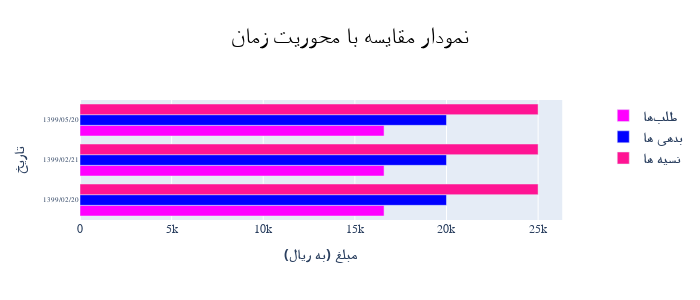

The notebook cell this image was saved under:
### Code cell
import plotly.graph_objs as go
from plotly.subplots import make_subplots
import pandas as pd
# px.line()


# return dates,values1,values2
def bar_line_title(labels):
    return f"نمودار مقایسه بین {labels[0]} و {labels[1]}"

def dict_fillna_ncolumns(data):
    df=pd.DataFrame(data)
    df.sort_index(inplace=True)
    df.fillna(method='ffill',inplace=True)
    df.fillna(method='bfill',inplace=True)
    if df.isna().sum().sum() >0:
        df.fillna(df.mean(),inplace=True)
    elif df.isna().sum().sum() >0:
        df.fillna(0,inplace=True)
    x =df.index
    values =df.values

    return x,values,len(df.columns)
    

def line_or_bar_plot(type_plot,data,labels_y,labels_x,color,size_plot,title):
    x,values,n_column=dict_fillna_ncolumns(data)
    title=title
    if (len(labels_y) != n_column) or (len(color) != n_column):
        raise ValueError("len(labels) not equal with len(data) or len(color)")
    
    fig = make_subplots(specs=[[{"secondary_y": True}]])
    for i in range(n_column):
        if type_plot=="bar":
            fig.add_trace(
                go.Bar(x=x, y=values[:,i],
                name=f"<b>{labels_y[i]}</b>",
                textfont={'family':"IRANSans","size":size_plot[0]/30} ,
                marker=dict(color=color[i]),
            ), 
                secondary_y=False
            )
        elif type_plot=="line":
            fig.add_trace(
                go.Scatter(x=x, y=values[:,i],
                name=f"<b>{labels_y[i]}</b>",
                 mode='lines',
                textfont={'family':"IRANSans","size":size_plot[0]/30} ,
                marker=dict(color=color[i]),
            ), 
                secondary_y=False
            )
        elif type_plot=="hbar":
            fig.add_trace(
                go.Bar(x=values[:,i], y=x,
                name=f"<b>{labels_y[i]}</b>",
                textfont={'family':"IRANSans","size":size_plot[0]/30} ,
                marker=dict(color=color[i]),
                orientation='h'),
                secondary_y=False
            )
        else : raise ValueError("<b>typee_plot</b> is not set correctly ")
        
    y=round(0.85 +size_plot[1]/5000,2)
    y = y if y<1 else 1
    
    fig.update_layout(
        ## title of plot and size its
        title = {'text': title,"xanchor":'center',"yanchor":'top',"y": y,"x":0.5,
                 "font":{
                        'family':"IRANSans",
                        'size':int(size_plot[0]/30),
                        # 'color':"#7f7f7f"
                        'color':"black" } ,   },
        ## size , font for hint of plot
        legend={
                "font":{
                        'family':"IRANSans",
                        'size':int(size_plot[0]/50),} ,
                },
    )
    ## title for axis x , y
    if type_plot == "hbar":
        fig.update_layout(
        xaxis_title="<b>مبلغ (به ریال)</b>",
        yaxis_title=f"<b>{labels_x}</b>",
        )
    
    else:
        fig.update_layout(xaxis_title=f"<b>{labels_x}</b>",
        yaxis_title="<b>مبلغ (به ریال)</b>",)
        
    ## font , size for title axis
    fig.update_layout(
    xaxis=dict(tickfont={"size":int(size_plot[0]/55),'family':"IRANSans"}),
    yaxis=dict(tickfont=dict(size=int(size_plot[1]/40),family="IRANSans")),
                    )
    ## size_plot
    fig.update_layout(width=size_plot[0], height=size_plot[1])
    

    fig.show()
    # plt_div = plot(fig, output_type='div')
    # return plt_div

size_plot =(700,300)
labels_y=[ "طلبها" ,"بدهی ها","نسیه ها"]

data = {
    'بدهی': {
        '1399/02/21':16594 ,
        # '1402/03/02':4124 ,
        # '1399/04/01':12470
    } ,
    
    'طلب':{
        '1399/02/20':20000 ,
        # '1402/04/02':10000 ,
        # '1399/04/01':15000
    } ,

    'نسیه':{
        '1399/05/20':25000 ,
        # '1402/01/02':11000 ,
        # '1399/08/01':13000
    }
}

labels_x = "تاریخ"
color=["magenta","blue","deeppink"]
#### type_plot ("bar" or "line" or "hbar")
type_plot = "hbar"
title="نمودار مقایسه با محوریت زمان"
line_or_bar_plot(type_plot,data,labels_y,labels_x,color,size_plot,title)

### Figure 1 — Plotly figure (JSON) as saved in the notebook; plotly's stock layout.template omitted (floating-point values rounded to 4 significant figures)
{"data": [{"marker": {"color": "magenta"}, "name": "<b>طلبها</b>", "orientation": "h", "textfont": {"family": "IRANSans", "size": 23.33}, "type": "bar", "x": [16594, 16594, 16594], "xaxis": "x", "y": ["1399/02/20", "1399/02/21", "1399/05/20"], "yaxis": "y"}, {"marker": {"color": "blue"}, "name": "<b>بدهی ها</b>", "orientation": "h", "textfont": {"family": "IRANSans", "size": 23.33}, "type": "bar", "x": [20000, 20000, 20000], "xaxis": "x", "y": ["1399/02/20", "1399/02/21", "1399/05/20"], "yaxis": "y"}, {"marker": {"color": "deeppink"}, "name": "<b>نسیه ها</b>", "orientation": "h", "textfont": {"family": "IRANSans", "size": 23.33}, "type": "bar", "x": [25000, 25000, 25000], "xaxis": "x", "y": ["1399/02/20", "1399/02/21", "1399/05/20"], "yaxis": "y"}], "layout": {"height": 300, "legend": {"font": {"family": "IRANSans", "size": 14}}, "title": {"font": {"color": "black", "family": "IRANSans", "size": 23}, "text": "نمودار مقایسه با محوریت زمان", "x": 0.5, "xanchor": "center", "y": 0.91, "yanchor": "top"}, "width": 700, "xaxis": {"anchor": "y", "domain": [0, 0.94], "tickfont": {"family": "IRANSans", "size": 12}, "title": {"text": "<b>مبلغ (به ریال)</b>"}}, "yaxis": {"anchor": "x", "domain": [0, 1], "tickfont": {"family": "IRANSans", "size": 7}, "title": {"text": "<b>تاریخ</b>"}}, "yaxis2": {"anchor": "x", "overlaying": "y", "side": "right"}}}
